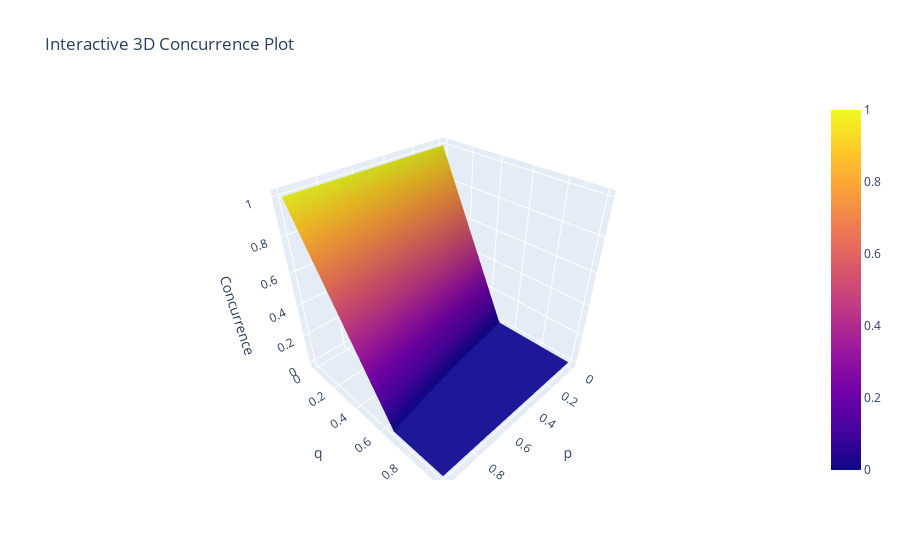

Notebook source saved alongside this figure:
### Code cell
import numpy as np
import plotly.graph_objects as go

# Define the function
def f(p, q):
    return np.positive(np.maximum(0, -0.5 * np.sqrt(p**2 * q**2) - 0.25 * np.sqrt((-4 + 3*p)**2 * q**2) + 0.25 * np.sqrt((4 - 4*q + p*q)**2)))

# Generate p, q grid
p = np.linspace(0, 1, 100)
q = np.linspace(0, 1, 100)
P, Q = np.meshgrid(p, q)
Z = f(P, Q)

# Create interactive 3D surface plot
fig = go.Figure(data=[go.Surface(z=Z, x=P, y=Q, colorscale='plasma')])

# Labels and title
fig.update_layout(
    title="Interactive 3D Concurrence Plot",
    scene=dict(
        xaxis_title="p",
        yaxis_title="q",
        zaxis_title="Concurrence"
    )
)

### Figure 1 — Plotly figure (JSON) as saved in the notebook; plotly's stock layout.template omitted (floating-point values rounded to 4 significant figures; data arrays with more than 128 entries replaced by an {"elided": "..."} marker saying what was removed)
{"data": [{"colorscale": [[0, "#0d0887"], [0.1111, "#46039f"], [0.2222, "#7201a8"], [0.3333, "#9c179e"], [0.4444, "#bd3786"], [0.5556, "#d8576b"], [0.6667, "#ed7953"], [0.7778, "#fb9f3a"], [0.8889, "#fdca26"], [1, "#f0f921"]], "type": "surface", "x": {"elided": "100x100 float values"}, "y": {"elided": "100x100 float values"}, "z": {"elided": "100x100 float values"}}], "layout": {"scene": {"xaxis": {"title": {"text": "p"}}, "yaxis": {"title": {"text": "q"}}, "zaxis": {"title": {"text": "Concurrence"}}}, "title": {"text": "Interactive 3D Concurrence Plot"}}}
